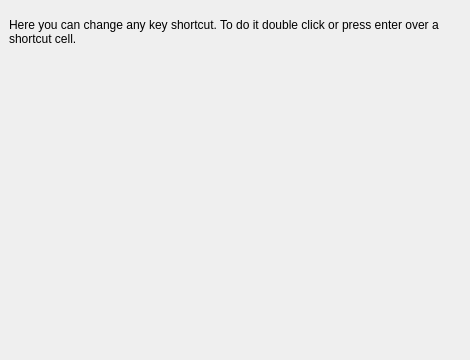
<?xml version="1.0" encoding="UTF-8"?>
<ui version="4.0">
 <class>PrefShortCut</class>
 <widget class="QWidget" name="PrefShortCut">
  <property name="geometry">
   <rect>
    <x>0</x>
    <y>0</y>
    <width>470</width>
    <height>360</height>
   </rect>
  </property>
  <property name="windowTitle">
   <string/>
  </property>
  <widget class="QWidget" name="layoutWidget">
   <property name="geometry">
    <rect>
     <x>9</x>
     <y>6</y>
     <width>451</width>
     <height>51</height>
    </rect>
   </property>
   <layout class="QHBoxLayout">
    <property name="spacing">
     <number>6</number>
    </property>
    <property name="leftMargin">
     <number>0</number>
    </property>
    <property name="topMargin">
     <number>0</number>
    </property>
    <property name="rightMargin">
     <number>0</number>
    </property>
    <property name="bottomMargin">
     <number>0</number>
    </property>
    <item>
     <widget class="QLabel" name="actioneditor_desc">
      <property name="sizePolicy">
       <sizepolicy hsizetype="Expanding" vsizetype="Preferred">
        <horstretch>0</horstretch>
        <verstretch>0</verstretch>
       </sizepolicy>
      </property>
      <property name="text">
       <string>Here you can change any key shortcut. To do it double click or press enter over a shortcut cell. </string>
      </property>
      <property name="alignment">
       <set>Qt::AlignVCenter</set>
      </property>
      <property name="wordWrap">
       <bool>true</bool>
      </property>
     </widget>
    </item>
   </layout>
  </widget>
  <widget class="ActionsEditor" name="actions_editor" native="true">
   <property name="geometry">
    <rect>
     <x>5</x>
     <y>59</y>
     <width>460</width>
     <height>301</height>
    </rect>
   </property>
   <property name="sizePolicy">
    <sizepolicy hsizetype="Expanding" vsizetype="Expanding">
     <horstretch>0</horstretch>
     <verstretch>0</verstretch>
    </sizepolicy>
   </property>
  </widget>
 </widget>
 <customwidgets>
  <customwidget>
   <class>ActionsEditor</class>
   <extends>QWidget</extends>
   <header>actionseditor.h</header>
  </customwidget>
 </customwidgets>
 <resources/>
 <connections/>
</ui>
